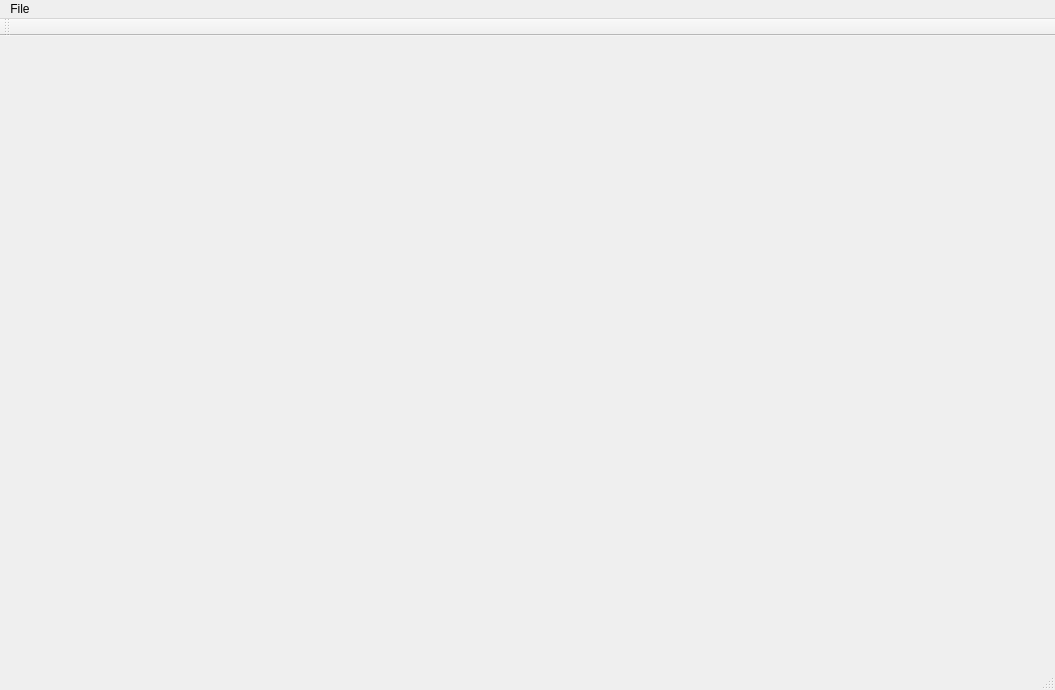
<?xml version="1.0" encoding="UTF-8"?>
<ui version="4.0">
 <class>MainWindow</class>
 <widget class="QMainWindow" name="MainWindow">
  <property name="geometry">
   <rect>
    <x>0</x>
    <y>0</y>
    <width>1055</width>
    <height>690</height>
   </rect>
  </property>
  <property name="windowTitle">
   <string>Poker Tournament Manager</string>
  </property>
  <widget class="QWidget" name="centralWidget"/>
  <widget class="QMenuBar" name="menuBar">
   <property name="geometry">
    <rect>
     <x>0</x>
     <y>0</y>
     <width>1055</width>
     <height>19</height>
    </rect>
   </property>
   <widget class="QMenu" name="menuPoker_Tournament_Manager">
    <property name="title">
     <string>File</string>
    </property>
    <addaction name="separator"/>
    <addaction name="actionNew_Game"/>
    <addaction name="actionQuit"/>
   </widget>
   <addaction name="menuPoker_Tournament_Manager"/>
  </widget>
  <widget class="QToolBar" name="mainToolBar">
   <attribute name="toolBarArea">
    <enum>TopToolBarArea</enum>
   </attribute>
   <attribute name="toolBarBreak">
    <bool>false</bool>
   </attribute>
  </widget>
  <widget class="QStatusBar" name="statusBar"/>
  <action name="actionNew_Game">
   <property name="text">
    <string>New Game</string>
   </property>
  </action>
  <action name="actionQuit">
   <property name="text">
    <string>Quit</string>
   </property>
  </action>
 </widget>
 <layoutdefault spacing="6" margin="11"/>
 <resources/>
 <connections/>
</ui>
